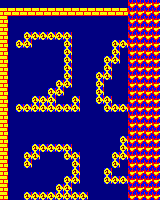

The image is a tile-based game level rendered from a .tmx file. Its description and complete source (layers, tilesets, objects, tile grids) follow:
An orthogonal 20x25 tile map with 8x8 px tiles, 1 tile layer (Tile Layer 1).

<map version="1.8" tiledversion="1.8.2" orientation="orthogonal" renderorder="right-down" width="20" height="25" tilewidth="8" tileheight="8" infinite="0" nextlayerid="2" nextobjectid="1">
 <tileset firstgid="1" source="tiles_8x8_M0.tsx" />
 <layer id="1" name="Tile Layer 1" width="20" height="25">
  <data encoding="csv">
8,8,8,8,8,8,8,8,8,8,8,8,8,8,8,8,2,2,2,2,
1,1,1,1,1,1,1,1,1,1,1,1,1,1,1,1,2,2,2,2,
1,8,8,8,8,8,8,8,8,8,8,8,8,8,8,8,2,2,2,2,
1,8,8,8,8,8,8,8,8,8,8,8,8,8,8,8,2,2,2,2,
1,8,8,3,3,3,3,3,3,8,8,8,8,8,8,8,2,2,2,2,
1,8,3,3,8,8,8,8,3,8,8,8,8,8,3,3,2,2,2,2,
1,8,8,8,8,8,8,8,3,8,8,8,8,8,3,8,2,2,2,2,
1,8,8,8,8,8,8,8,3,8,8,8,8,3,3,8,2,2,2,2,
1,8,8,8,8,8,8,8,3,8,8,8,8,3,8,8,2,2,2,2,
1,8,8,8,8,8,8,8,3,8,8,8,3,3,8,8,2,2,2,2,
1,8,8,8,8,8,8,3,3,8,8,8,3,8,8,8,2,2,2,2,
1,8,8,8,8,8,3,3,8,8,8,8,3,8,8,8,2,2,2,2,
1,8,8,8,3,3,3,8,8,3,8,8,3,3,8,8,2,2,2,2,
1,8,3,3,3,3,3,3,3,3,8,8,8,3,3,3,2,2,2,2,
1,8,8,8,8,8,8,8,8,8,8,8,8,8,8,8,2,2,2,2,
1,8,8,8,8,8,8,8,8,8,8,8,8,8,8,8,2,2,2,2,
1,8,8,8,8,8,8,8,8,8,8,8,8,8,8,8,2,2,2,2,
1,8,8,8,8,8,8,8,8,8,8,8,8,8,8,3,2,2,2,2,
1,8,8,8,3,3,3,3,3,8,8,8,8,8,8,3,2,2,2,2,
1,8,8,3,3,8,8,8,3,3,8,8,8,8,3,3,2,2,2,2,
1,8,8,3,8,8,8,8,8,3,8,8,8,8,3,8,2,2,2,2,
1,8,8,8,8,8,8,8,8,3,8,8,8,3,8,8,2,2,2,2,
1,8,8,8,8,8,8,8,3,3,8,8,8,3,3,3,2,2,2,2,
1,8,8,8,8,8,8,3,3,8,8,8,8,8,8,8,2,2,2,2,
1,8,8,3,3,3,3,3,3,3,3,8,8,8,8,8,2,2,2,2
</data>
 </layer>
</map>